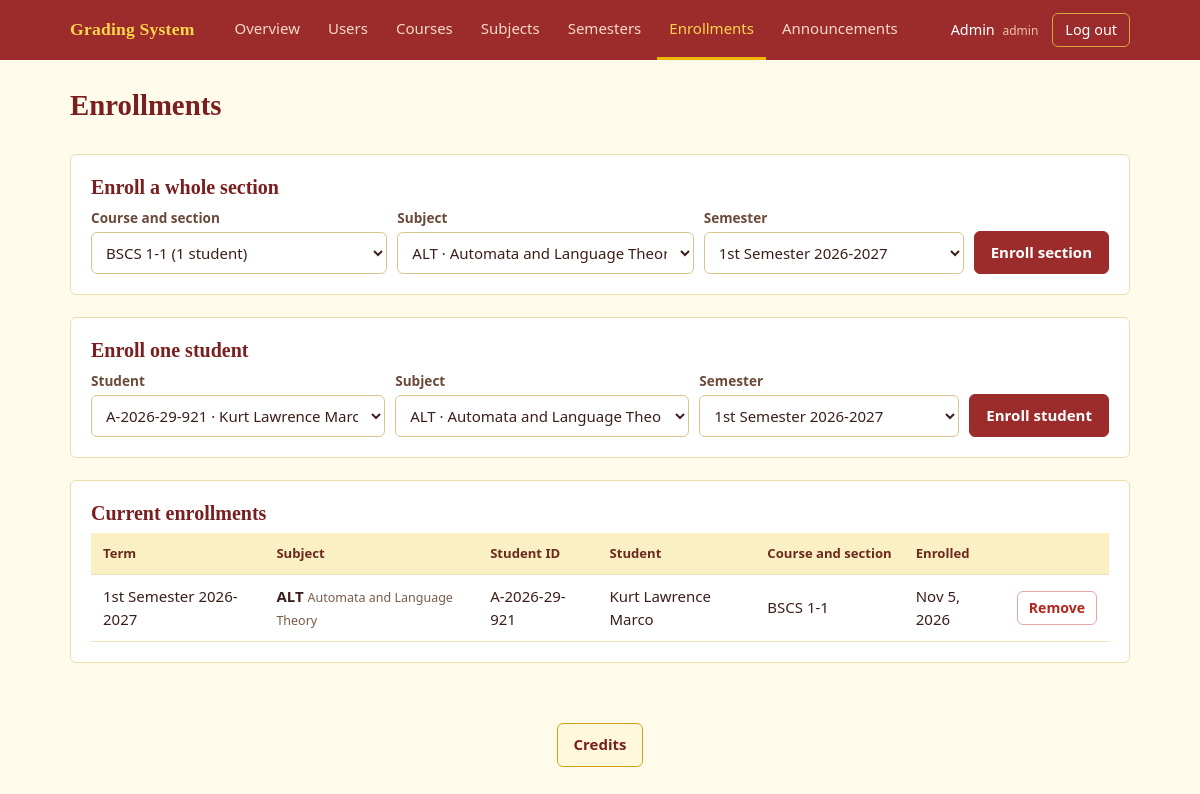
The app's page /grading/admin/enrollments.php (signed in) with its own data.
### tables this page shows
CREATE TABLE enrollments (
  id INT AUTO_INCREMENT PRIMARY KEY,
  student_id INT NOT NULL,
  subject_id INT NOT NULL,
  semester    TINYINT NOT NULL DEFAULT 1,
  school_year VARCHAR(9) NOT NULL,
  prelim    DECIMAL(3,2) NULL,
  midterm   DECIMAL(3,2) NULL,
  semifinal DECIMAL(3,2) NULL,
  finals    DECIMAL(3,2) NULL,
  enrolled_at TIMESTAMP DEFAULT CURRENT_TIMESTAMP,
  updated_at  TIMESTAMP DEFAULT CURRENT_TIMESTAMP ON UPDATE CURRENT_TIMESTAMP,
  UNIQUE KEY one_enrollment (student_id, subject_id, semester, school_year),
  FOREIGN KEY (student_id) REFERENCES users(id)    ON DELETE CASCADE,
  FOREIGN KEY (subject_id) REFERENCES subjects(id) ON DELETE CASCADE,
  CHECK (semester BETWEEN 1 AND 3),
  CHECK (prelim    IS NULL OR prelim    BETWEEN 1 AND 5),
  CHECK (midterm   IS NULL OR midterm   BETWEEN 1 AND 5),
  CHECK (semifinal IS NULL OR semifinal BETWEEN 1 AND 5),
  CHECK (finals    IS NULL OR finals    BETWEEN 1 AND 5)
);

CREATE TABLE subjects (
  id INT AUTO_INCREMENT PRIMARY KEY,
  code VARCHAR(20)  NOT NULL UNIQUE,
  name VARCHAR(100) NOT NULL,
  faculty_id INT NULL,
  created_at TIMESTAMP DEFAULT CURRENT_TIMESTAMP,
  FOREIGN KEY (faculty_id) REFERENCES users(id) ON DELETE SET NULL
);

CREATE TABLE users (
  id INT AUTO_INCREMENT PRIMARY KEY,
  student_id VARCHAR(20) NULL UNIQUE,
  full_name  VARCHAR(100) NOT NULL UNIQUE,
  username   VARCHAR(50)  NOT NULL UNIQUE,
  password   VARCHAR(255) NOT NULL,
  role ENUM('admin','faculty','student') NOT NULL,
  course_id INT NULL,
  section   VARCHAR(20) NULL,
  enrolled_on DATE NULL,
  created_at TIMESTAMP DEFAULT CURRENT_TIMESTAMP,
  FOREIGN KEY (course_id) REFERENCES courses(id) ON DELETE SET NULL
);

CREATE TABLE courses (
  id INT AUTO_INCREMENT PRIMARY KEY,
  code VARCHAR(20)  NOT NULL UNIQUE,
  name VARCHAR(100) NOT NULL
);

### grading/includes/auth_core.php (called while the page is built, shortened)
<?php
function e($v): string {
  return htmlspecialchars((string)$v, ENT_QUOTES, 'UTF-8');
}
function term_label($sem, $sy): string {
  return (SEMESTERS[(int)$sem] ?? 'Semester') . ' ' . $sy;
}

### grading/admin/enrollments.php (the view, shortened to what this page needs)
<?php
require '../config/db.php';
$students = $pdo->query(
  "SELECT u.id, u.student_id, u.full_name, u.section, c.code AS course_code
   FROM users u LEFT JOIN courses c ON c.id = u.course_id
   WHERE u.role='student' ORDER BY u.full_name"
)->fetchAll();
$subjects = $pdo->query("SELECT id, code, name FROM subjects ORDER BY code")->fetchAll();
$classes  = $pdo->query(
  "SELECT u.course_id, c.code, u.section, COUNT(*) AS n
   FROM users u JOIN courses c ON c.id = u.course_id
   WHERE u.role='student' AND u.section IS NOT NULL
   GROUP BY u.course_id, c.code, u.section ORDER BY c.code, u.section"
)->fetchAll();
$rows = $pdo->query(
  "SELECT e.id, e.enrolled_at, e.semester, e.school_year, u.student_id, u.full_name, u.section, c.code AS course_code, s.code, s.name
   FROM enrollments e
   JOIN users u    ON u.id = e.student_id
   JOIN subjects s ON s.id = e.subject_id
   LEFT JOIN courses c ON c.id = u.course_id
   ORDER BY e.school_year DESC, e.semester, s.code, c.code, u.section, u.full_name"
)->fetchAll();
$terms = $pdo->query("SELECT semester, school_year FROM terms ORDER BY school_year DESC, semester DESC")->fetchAll();
function term_fields(string $id, array $terms): string {
  $o = '';
  foreach ($terms as $t) {
    $o .= '<option value="' . (int)$t['semester'] . '|' . e($t['school_year']) . '">' . e(term_label($t['semester'], $t['school_year'])) . '</option>';
  }
  return '<div class="field" style="max-width:260px"><label for="term_' . $id . '">Semester</label><select id="term_' . $id . '" name="term">' . $o . '</select></div>';
}
require '../includes/header.php';
?>
<div class="page-head"><h1>Enrollments</h1></div>
<?php if (!$students || !$subjects || !$terms): ?>
  <div class="panel"><p class="muted">You need at least one <a href="users.php">student</a>, one <a href="subjects.php">subject</a> and one <a href="terms.php">semester</a> first.</p></div>
<?php else: ?>
<div class="panel">
  <h2>Enroll a whole section</h2>
  <form method="post" class="form-row">
    <div class="field"><label for="class">Course and section</label>
      <select id="class" name="class" required>
        <?php foreach ($classes as $c): ?>
          <option value="<?= (int)$c['course_id'] . '|' . e($c['section']) ?>"><?= e($c['code'] . ' ' . $c['section']) ?> (<?= (int)$c['n'] ?> student<?= $c['n'] == 1 ? '' : 's' ?>)</option>
        <?php endforeach; ?>
      </select>
    </div>
    <div class="field"><label for="subject_sec">Subject</label>
      <select id="subject_sec" name="subject_id" required>
        <?php foreach ($subjects as $s): ?>
          <option value="<?= (int)$s['id'] ?>"><?= e($s['code'] . ' · ' . $s['name']) ?></option>
        <?php endforeach; ?>
      </select>
    </div>
    <?= term_fields('sec', $terms) ?>
    <button>Enroll section</button>
  </form>
</div>
<div class="panel">
  <h2>Enroll one student</h2>
  <form method="post" class="form-row">
    <div class="field"><label for="student_id">Student</label>
      <select id="student_id" name="student_id" required>
        <?php foreach ($students as $s): ?>
          <option value="<?= (int)$s['id'] ?>"><?= e($s['student_id'] . ' · ' . $s['full_name'] . ($s['course_code'] ? ' (' . $s['course_code'] . ' ' . $s['section'] . ')' : '')) ?></option>
        <?php endforeach; ?>
      </select>
    </div>
    <div class="field"><label for="subject_id">Subject</label>
      <select id="subject_id" name="subject_id" required>
        <?php foreach ($subjects as $s): ?>
          <option value="<?= (int)$s['id'] ?>"><?= e($s['code'] . ' · ' . $s['name']) ?></option>
        <?php endforeach; ?>
      </select>
    </div>
    <?= term_fields('one', $terms) ?>
    <button>Enroll student</button>
  </form>
</div>
<?php endif; ?>
<div class="panel">
  <h2>Current enrollments</h2>
  <div class="table-wrap">
  <table>
    <thead><tr><th>Term</th><th>Subject</th><th>Student ID</th><th>Student</th><th>Course and section</th><th>Enrolled</th><th></th></tr></thead>
    <tbody>
    <?php foreach ($rows as $r): ?>
      <tr>
        <td><?= e(term_label($r['semester'], $r['school_year'])) ?></td>
        <td><b><?= e($r['code']) ?></b> <small><?= e($r['name']) ?></small></td>
        <td><?= e($r['student_id']) ?></td>
        <td><?= e($r['full_name']) ?></td>
        <td><?= $r['course_code'] ? e($r['course_code'] . ' ' . $r['section']) : '—' ?></td>
        <td><?= e(date('M j, Y', strtotime($r['enrolled_at']))) ?></td>
        <td class="num">
          <form method="post" class="inline"
                onsubmit="return confirm('Remove this enrollment? Their grades for the subject will be deleted.')">
            <button class="btn-danger">Remove</button>
          </form>
        </td>
      </tr>
    <?php endforeach; ?>
    </tbody>
  </table>
  </div>
</div>
<?php require '../includes/footer.php'; ?>

### grading/assets/colors.css (style rules this page uses)
:root { --page-bg: #fffbea; --page-text: #3b1f1a; --heading-text: #7a1f1f; --muted-text: #7a5c4a; --link: #9c2c2c; --topbar-bg: #9c2c2c; --topbar-brand: #ffd54a; --topbar-link: #f6d9c8; --topbar-link-hover: #ffffff; --topbar-link-active: #ffd54a; --topbar-link-active-line: #f2b705; --topbar-user: #ffffff; --topbar-role: #f0c0a8; --logout-text: #ffffff; --logout-border: #d9a441; --logout-hover-bg: #7a1f1f; --panel-bg: #ffffff; --panel-border: #ecdcae; --stat-bg: #fffdf5; --stat-border: #ecdcae; --stat-accent: #d4a017; --stat-label: #7a5c4a; --summary-label: #7a5c4a; --subject-card-bg: #ffffff; --subject-card-border: #ecdcae; --subject-card-accent: #9c2c2c; --subject-card-hover-border:#d4a017; --folder-bg: #ffffff; --folder-border: #ecdcae; --folder-arrow: #9c2c2c; --folder-sub-line: #e6c76a; --subject-row-bg: #fffaf0; --subject-row-border: #ecdcae; --subject-row-hover-border: #d4a017; --table-head-bg: #fbefc4; --table-head-text: #6b2a1c; --table-text: #3b1f1a; --table-line: #f0e2b8; --table-row-hover: #fff6d6; --table-empty-text: #7a5c4a; --field-label: #6b4a3a; --input-bg: #ffffff; --input-text: #3b1f1a; --input-border: #d9c58a; --input-focus-border: #9c2c2c; --focus-ring: #f2c230; --btn-bg: #9c2c2c; --btn-text: #ffffff; --btn-border: #9c2c2c; --btn-hover-bg: #7a1f1f; --btn-light-bg: #fff8dc; --btn-light-text: #7a1f1f; --btn-light-border: #d4a017; --btn-light-hover-bg: #fbe9a6; --btn-danger-bg: #ffffff; --btn-danger-text: #b3261e; --btn-danger-border: #e3a9a3; --btn-danger-hover-bg: #b3261e; --btn-danger-hover-text: #ffffff; --btn-danger-hover-border: #b3261e; --badge-passed-bg: #e3f1d6; --badge-passed-text: #2f6b1f; --badge-failed-bg: #fbe0dc; --badge-failed-text: #a1241b; --badge-incomplete-bg: #fff0b8; --badge-incomplete-text: #7a5200; --role-bg: #fbeab0; --role-text: #6b2a1c; --flash-ok-bg: #e8f3d9; --flash-ok-text: #2f6b1f; --flash-ok-border: #b9d99a; --flash-error-bg: #fde3df; --flash-error-text: #a1241b; --flash-error-border: #eeb0a8; --guest-bg: #7a1f1f; --auth-card-bg: #fffdf5; --auth-card-text: #3b1f1a; --announce-info-bg: #fff4cc; --announce-info-border: #e6c76a; --announce-info-text: #6b4a00; --announce-maint-bg: #ffe9d2; --announce-maint-border: #f0b27a; --announce-maint-text: #7a3e00; --announce-urgent-bg: #fde3df; --announce-urgent-border: #eeb0a8; --announce-urgent-text: #a1241b; --announce-body: #3b1f1a; --announce-meta: #7a5c4a; }

### grading/assets/style.css (style rules this page uses)
:root { --radius:6px }
* { box-sizing:border-box }
body { margin:0;background:var(--page-bg);color:var(--page-text); font:15px/1.55 "Segoe UI",system-ui,-apple-system,"Helvetica Neue",Arial,sans-serif }
h1,h2,h3 { font-family:Georgia,"Times New Roman",serif;font-weight:700;line-height:1.2;margin:0 0 .4em;color:var(--heading-text) }
h1 { font-size:1.8rem }
h2 { font-size:1.25rem }
small,.muted { color:var(--muted-text) }
.page-head { display:flex;justify-content:space-between;align-items:flex-end;gap:16px;flex-wrap:wrap;margin-bottom:20px }
.panel { background:var(--panel-bg);border:1px solid var(--panel-border);border-radius:var(--radius);padding:20px;margin-bottom:22px }
.panel > h2:first-child,.panel > h3:first-child { margin-top:0 }
.table-wrap { overflow-x:auto }
table { width:100%;border-collapse:collapse;font-variant-numeric:tabular-nums }
th,td { padding:10px 12px;text-align:left;border-bottom:1px solid var(--table-line);vertical-align:middle }
td { color:var(--table-text) }
th { font-size:.82rem;color:var(--table-head-text);font-weight:600;background:var(--table-head-bg);white-space:nowrap }
td.num,th.num { text-align:right }
.form-row { display:flex;gap:10px;flex-wrap:wrap;align-items:flex-end }
.field { display:flex;flex-direction:column;gap:4px;flex:1;min-width:150px }
.field label { font-size:.85rem;color:var(--field-label);font-weight:600 }
input,select,textarea { font:inherit;padding:9px 10px;border:1px solid var(--input-border);border-radius:var(--radius);background:var(--input-bg);color:var(--input-text);width:100% }
button,.btn { font:inherit;font-weight:600;cursor:pointer;border:1px solid var(--btn-border);background:var(--btn-bg);color:var(--btn-text);padding:9px 16px;border-radius:var(--radius);text-decoration:none;display:inline-block }
.btn-danger { background:var(--btn-danger-bg);color:var(--btn-danger-text);border-color:var(--btn-danger-border);padding:5px 11px;font-size:.88rem }
form.inline { display:inline }

### records on screen
enrollments: term_label($r['semester'], $r['school_year']) "1st Semester 2026-2027", subject.code "ALT", subject.name "Automata and Language Theory", student.student_id "A-2026-29-921", student.full_name "Kurt Lawrence Marco", courses.code "BSCS 1-1", enrolled_at "Nov 5, 2026"

### other values on screen
$label "Overview"
$label "Users"
$label "Courses"
$label "Subjects"
$label "Semesters"
$label "Enrollments"
$label "Announcements"
$_SESSION['name'] "Admin"
$role "admin"
form field class "BSCS 1-1 (1 student)"
form field subject_id "ALT · Automata and Language Theory"
form field term "1st Semester 2026-2027 1st Semester 2026-2027"
form field student_id "A-2026-29-921 · Kurt Lawrence Marco (BSCS 1-1)"
